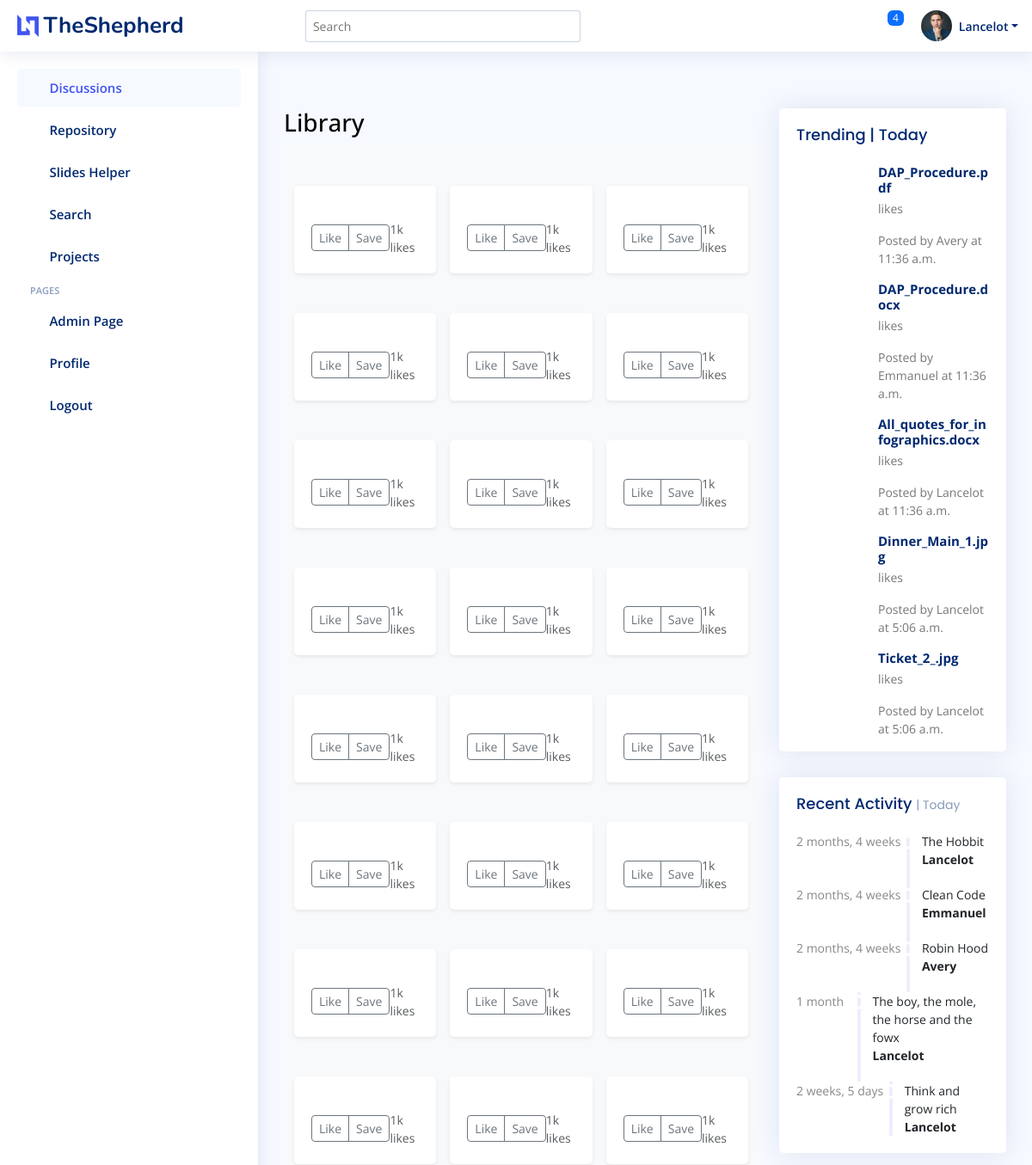
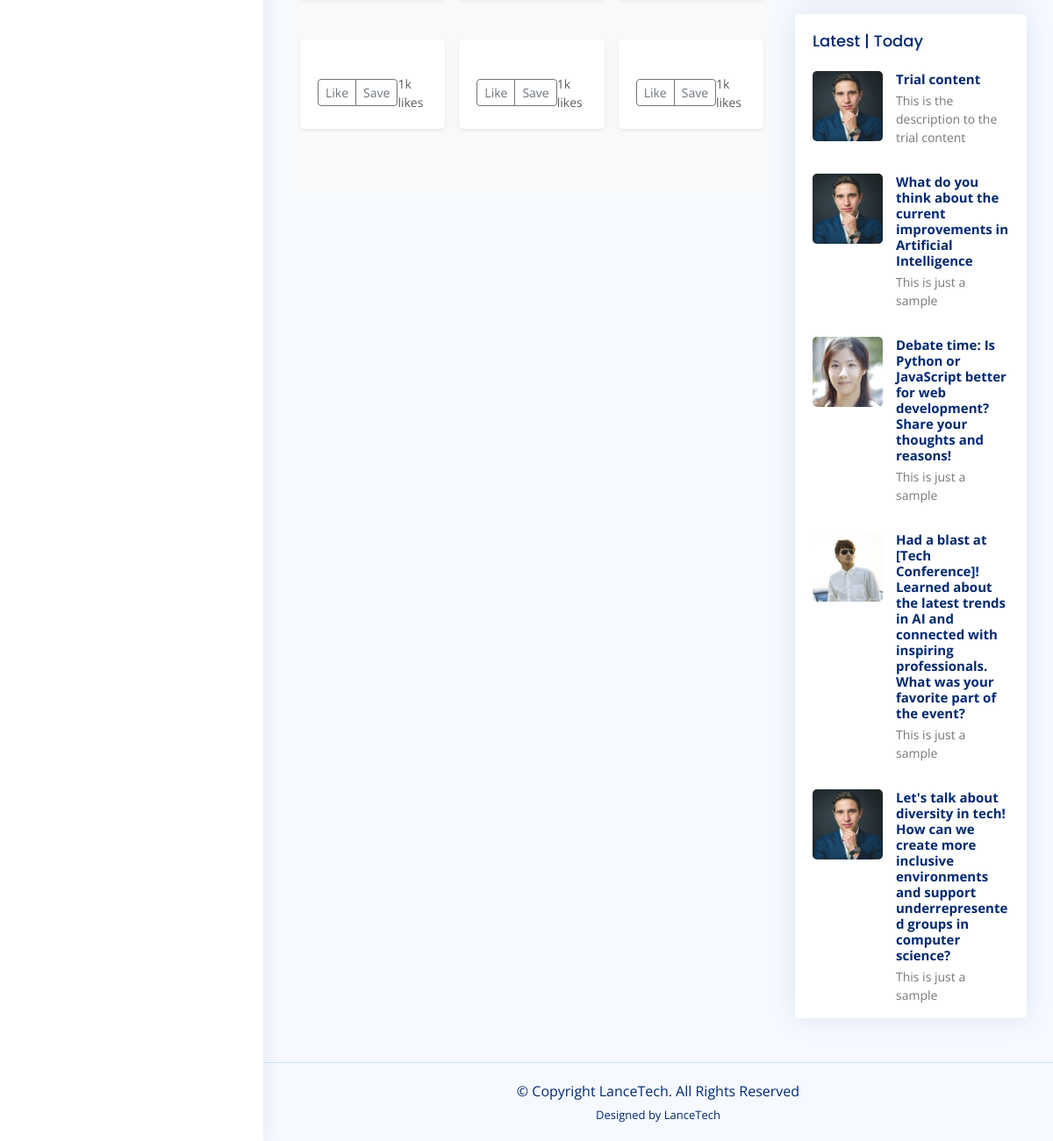
Page /projects/ (signed in) on the committed database (2 pictures, top to bottom).
### discussions/models.py (models this page shows, shortened)
class Student(models.Model):
    friend = models.ForeignKey('self', on_delete=models.CASCADE, blank=True, null=True)
    user = models.OneToOneField(User, on_delete=models.CASCADE)
    phone = models.CharField(max_length=10, default='0548932933', blank=True)
    school = models.CharField(max_length=60, default='KNUST', blank=True)
    course = models.CharField(max_length=60, default='Computer Science', blank=True)
    back_img = models.ImageField(blank=True, upload_to="images/profiles", default='images/profiles/testimonial-1_wBDCxRj.jpg')

class Discussion(models.Model):
    creator = models.ForeignKey(Student, on_delete=models.CASCADE)
    pub_date = models.DateTimeField(blank=False, default=now)
    content = models.CharField(max_length=200)
    description = models.CharField(max_length=1024, blank=True, default='This is just a sample')
    topic = models.CharField(max_length=60,blank=False, default='Programming')
    img = models.ImageField(blank=True, upload_to="images", null=True)
    likes = models.IntegerField(blank=True, default=100)
    dislikes = models.IntegerField(blank=True, default=100)
    num_of_participants = models.IntegerField(blank=True, default=50)

### repository/models.py (models this page shows)
class File(models.Model):
    owner = models.ForeignKey(Student, on_delete=models.CASCADE, blank=True, null=True)
    file = models.FileField()
    pub_date = models.DateTimeField(blank=False, default=now)
    def __str__(self):
        return self.file.name

### sliders/models.py (models this page shows, shortened)
class Request(models.Model):
    requester = models.ForeignKey(User, on_delete=models.CASCADE)
    file_name = models.CharField(max_length=60)
    pub_date = models.DateTimeField(blank=False, default=now)

### projects/views.py (the view)
# urls.py: path("", views.IndexView.as_view(), name="index"),
class IndexView(generic.ListView):
    template_name = "projects/index.html"
    context_object_name = "librarys"
    model = File
    def get_queryset(self):
        return File.objects.all()
    def get_context_data(self, **kwargs: Any) -> Dict[str, Any]:
        context = super(IndexView, self).get_context_data(**kwargs)
        context['files'] = File.objects.all()[::-1]
        context['student'] = Student.objects.filter(user=self.request.user)[0]
        context['latest'] = Discussion.objects.filter(pub_date__lte=timezone.now()).order_by("-pub_date")[:5]
        context['requests'] = Request.objects.all()[:5]
        context['trending'] = File.objects.all()[:5]
        return context

### projects/templates/projects/index.html (shortened to what this page needs)
{% extends 'base.html' %}
{% load static %}
{% block content %}
<main>
  <h3>Library</h3>
  <div class="album py-5 bg-light">
    <div class="container">
      <div class="row row-cols-1 row-cols-sm-2 row-cols-md-3 g-3">
        {% for file in files %}
        <div class="col">
          <div class="card shadow-sm">
            <div class="photo"><img src="{% static file.back_img.url %}" alt="" height="300" class="img-fluid"></div>
            <div class="card-body">
              <div class="d-flex justify-content-between align-items-center">
                <div class="btn-group">
                  <button type="button" class="btn btn-sm btn-outline-secondary">Like</button>
                  <button type="button" class="btn btn-sm btn-outline-secondary">Save</button>
                </div>
                <small class="text-muted">1k likes</small>
              </div>
            </div>
          </div>
        </div>
        {% endfor %}
      </div>
    </div>
  </div>
</main>
{% endblock %}
{% block trending %}
<div class="card">
  <div class="filter">
    <a class="icon" href="#" data-bs-toggle="dropdown"><i class="bi bi-three-dots"></i></a>
  </div>
  <div class="card-body pb-0">
    <h5 class="card-title">Trending | Today</span></h5>
    <div class="news">
      {% for trend in trending %}
      <div class="post-item clearfix">
        <h4><a href="#">{{ trend }}</a></h4>
        <p>{{ trend.likes }} likes</p>
        <p>Posted by {{ trend.owner.user.username }} at {{ trend.pub_date.time }}</p>
      </div>
      {% endfor %}
    </div>
  </div>
</div>
{% endblock %}
{% block activity %}
<div class="card">
  <div class="filter">
    <a class="icon" href="#" data-bs-toggle="dropdown"><i class="bi bi-three-dots"></i></a>
  </div>
  <div class="card-body">
    <h5 class="card-title">Recent Activity <span>| Today</span></h5>
    <div class="activity">
      {% for request in requests %}
      <div class="activity-item d-flex">
        <div class="activite-label">{{ request.pub_date | timesince }}</div>
        <i class='bi bi-circle-fill activity-badge text-success align-self-start'></i>
        <div class="activity-content">
          {{ request.file_name }} <br>
          <a href="#" class="fw-bold text-dark">{{ request.requester.username }}</a>
        </div>
      </div>
      {% endfor %}
    </div>
  </div>
</div>
{% endblock %}
{% block latest %}
<div class="card">
  <div class="filter">
    <a class="icon" href="#" data-bs-toggle="dropdown"><i class="bi bi-three-dots"></i></a>
  </div>
  <div class="card-body pb-0">
    <h5 class="card-title">Latest | Today</span></h5>
    <div class="news">
      {% for discussion in latest %}
      <div class="post-item clearfix">
        <img src="{% static discussion.creator.back_img.url %}" alt="">
        <h4><a href="#">{{ discussion.content }}</a></h4>
        <p>{{ discussion.description }}</p>
      </div>
      {% endfor %}
    </div>
  </div>
</div>
{% endblock %}

### templates/base.html (shortened to what this page needs)
<!DOCTYPE html>
<html lang="en">
<head>
  {% load static %}
  <link href="{% static 'assets/vendor/bootstrap/css/bootstrap.min.css' %}" rel="stylesheet">
  <link href="{% static 'assets/vendor/bootstrap-icons/bootstrap-icons.css' %}" rel="stylesheet">
  <link href="{% static 'assets/vendor/boxicons/css/boxicons.min.css' %}" rel="stylesheet">
  <link href="{% static 'assets/vendor/quill/quill.snow.css' %}" rel="stylesheet">
  <link href="{% static 'assets/vendor/quill/quill.bubble.css' %}" rel="stylesheet">
  <link href="{% static 'assets/vendor/remixicon/remixicon.css' %}" rel="stylesheet">
  <link href="{% static 'assets/vendor/simple-datatables/style.css' %}" rel="stylesheet">
  <link href="{% static 'assets/css/style.css' %}" rel="stylesheet">
  <link href="{% static 'assets/css/main.css' %}" rel="stylesheet">
</head>
<body>
  <header id="header" class="header fixed-top d-flex align-items-center">
    <div class="d-flex align-items-center justify-content-between">
      <a href="{% url 'discussions:index' %}" class="logo d-flex align-items-center">
        <img src="{% static 'assets/img/logo.png' %}" alt="">
        <span class="d-none d-lg-block">TheShepherd</span>
      </a>
      <i class="bi bi-list toggle-sidebar-btn"></i>
    </div>
    <div class="search-bar">
      <form class="search-form d-flex align-items-center" method="POST" action="#">
        <input type="text" name="query" placeholder="Search" title="Enter search keyword">
        <button type="submit" title="Search"><i class="bi bi-search"></i></button>
      </form>
    </div>
    <nav class="header-nav ms-auto">
      <ul class="d-flex align-items-center">
        {% if not user.is_authenticated %}
        <li class="nav-item">
          <a class="nav-link collapsed" href="{% url 'accounts:signup' %}">
            <i class="bi bi-card-list"></i>
            <span>Register</span>
          </a>
        </li>
        <li class="nav-item">
          <a class="nav-link collapsed" href="{% url 'login' %}">
            <i class="bi bi-box-arrow-in-right"></i>
            <span>Login</span>
          </a>
        </li>
        {% else %}
        <li class="nav-item dropdown">
          <a class="nav-link nav-icon" href="#" data-bs-toggle="dropdown">
            <i class="bi bi-bell"></i>
            <span class="badge bg-primary badge-number">4</span>
          </a>
        </li>
        <li class="nav-item dropdown pe-3">
          <a class="nav-link nav-profile d-flex align-items-center pe-0" href="#" data-bs-toggle="dropdown">
            <img src="{% static student.back_img.url %}" alt="Profile" class="rounded-circle">
            <span class="d-none d-md-block dropdown-toggle ps-2">{{ student.user.username }}</span>
          </a>
        </li>
        {% endif %}
      </ul>
    </nav>
  </header>
  <aside id="sidebar" class="sidebar">
    <ul class="sidebar-nav" id="sidebar-nav">
      <li class="nav-item">
        <a class="nav-link " href="{% url 'discussions:index' %}">
          <i class="bi bi-grid"></i>
          <span>Discussions</span>
        </a>
      </li>
      <li class="nav-item">
        <a class="nav-link collapsed"  href="{% url 'repository:repository' %}">
          <i class="bi bi-menu-button-wide"></i><span>Repository</span>
        </a>
      </li>
      <li class="nav-item">
        <a class="nav-link collapsed" href="{% url 'sliders:sliders' %}">
          <i class="bi bi-journal-text"></i><span>Slides Helper</span>
        </a>
      </li>
      <li class="nav-item">
        <a class="nav-link collapsed" href="{% url 'search:search' %}">
          <i class="bi bi-layout-text-window-reverse"></i><span>Search</span>
        </a>
      </li>
      <li class="nav-item">
        <a class="nav-link collapsed" href="{% url 'home:projects' %}">
          <i class="bi bi-gem"></i><span>Projects</span>
        </a>
      </li>
      <li class="nav-heading">Pages</li>
      {% if user.is_superuser %}
      <li class="nav-item">
        <a class="nav-link collapsed" href="{% url 'admin:index' %}">
          <i class="bi bi-envelope"></i>
          <span>Admin Page</span>
        </a>
      </li>
      {% endif %}
      <li class="nav-item">
        <a class="nav-link collapsed" href="{% url 'accounts:profile' student.id %}">
          <i class="bi bi-person"></i>
          <span>Profile</span>
        </a>
      </li>
      <li class="nav-item">
        <a class="nav-link collapsed" href="{% url 'accounts:logout' %}">
          <i class="bi bi-box-arrow-in-left"></i>
          <span>Logout</span>
        </a>
      </li>
    </ul>
  </aside>
  <main id="main" class="main">
    <section class="section dashboard">
      <div class="row">
        <div class="col-lg-8">
          <div class="row">
            <div class="">
              {% block content %}{%  endblock %}
            </div>
          </div>
        </div>
        <div class="col-lg-4">
          {% block trending %}{% endblock %}
          {% block activity %}{% endblock %}
          {% block latest %} {% endblock %}
        </div>
      </div>
    </section>
  </main>
  <footer id="footer" class="footer">
    <div class="copyright">
      &copy; Copyright <strong><span>LanceTech</span></strong>. All Rights Reserved
    </div>
    <div class="credits">
      Designed by <a href="https://LanceTech.com/">LanceTech</a>
    </div>
  </footer>
</body>
</html>

### static/assets/css/main.css (style rules this page uses)
:root { scroll-behavior: smooth; }
body { color: rgba(var(--color-primary-rgb), 1); }
a { color: var(--color-links); text-decoration: none; }
h1, h2, h3, h4, h5, h6 { font-family: var(--font-primary); }
#main { margin-top: 90px; }
.footer { overflow: hidden; background: rgba(var(--color-black-rgb), 0.9); font-size: 16px; color: rgba(var(--color-white-rgb), 0.7); }
.footer .copyright strong { font-weight: 400; }
.footer .credits { padding-top: 6px; font-size: 13px; }
.footer .credits a { color: var(--color-white); }

### rows in the picture
Student: back_img (picture), user.username "Lancelot"
File: file "Ticket_2_.jpg", owner.user.username "Lancelot", pub_date.time "5:06 a.m."
File: file "Dinner_Main_1.jpg", owner.user.username "Lancelot", pub_date.time "5:06 a.m."
File: file "All_quotes_for_infographics.docx", owner.user.username "Lancelot", pub_date.time "11:36 a.m."
File: file "DAP_Procedure.docx", owner.user.username "Emmanuel", pub_date.time "11:36 a.m."
File: file "DAP_Procedure.pdf", owner.user.username "Avery", pub_date.time "11:36 a.m."
Request: pub_date "2 months, 4 weeks", file_name "The Hobbit", requester.username "Lancelot"
Request: pub_date "2 months, 4 weeks", file_name "Clean Code", requester.username "Emmanuel"
Request: pub_date "2 months, 4 weeks", file_name "Robin Hood", requester.username "Avery"
Request: pub_date "1 month", file_name "The boy, the mole, the horse and the fowx", requester.username "Lancelot"
Request: pub_date "2 weeks, 5 days", file_name "Think and grow rich", requester.username "Lancelot"
Discussion: creator.back_img (picture), content "Trial content", description "This is the description to the trial content"
Discussion: creator.back_img (picture), content "What do you think about the current improvements in Artificial Intelligence", description "This is just a sample"
Discussion: creator.back_img (picture), content "Debate time: Is Python or JavaScript better for web development? Share your thoughts and reasons!", description "This is just a sample"
Discussion: creator.back_img (picture), content "Had a blast at [Tech Conference]! Learned about the latest trends in AI and connected with inspiring professionals. What was your favorite part of the event?", description "This is just a sample"
Discussion: creator.back_img (picture), content "Let's talk about diversity in tech! How can we create more inclusive environments and support underrepresented groups in computer science?", description "This is just a sample"
